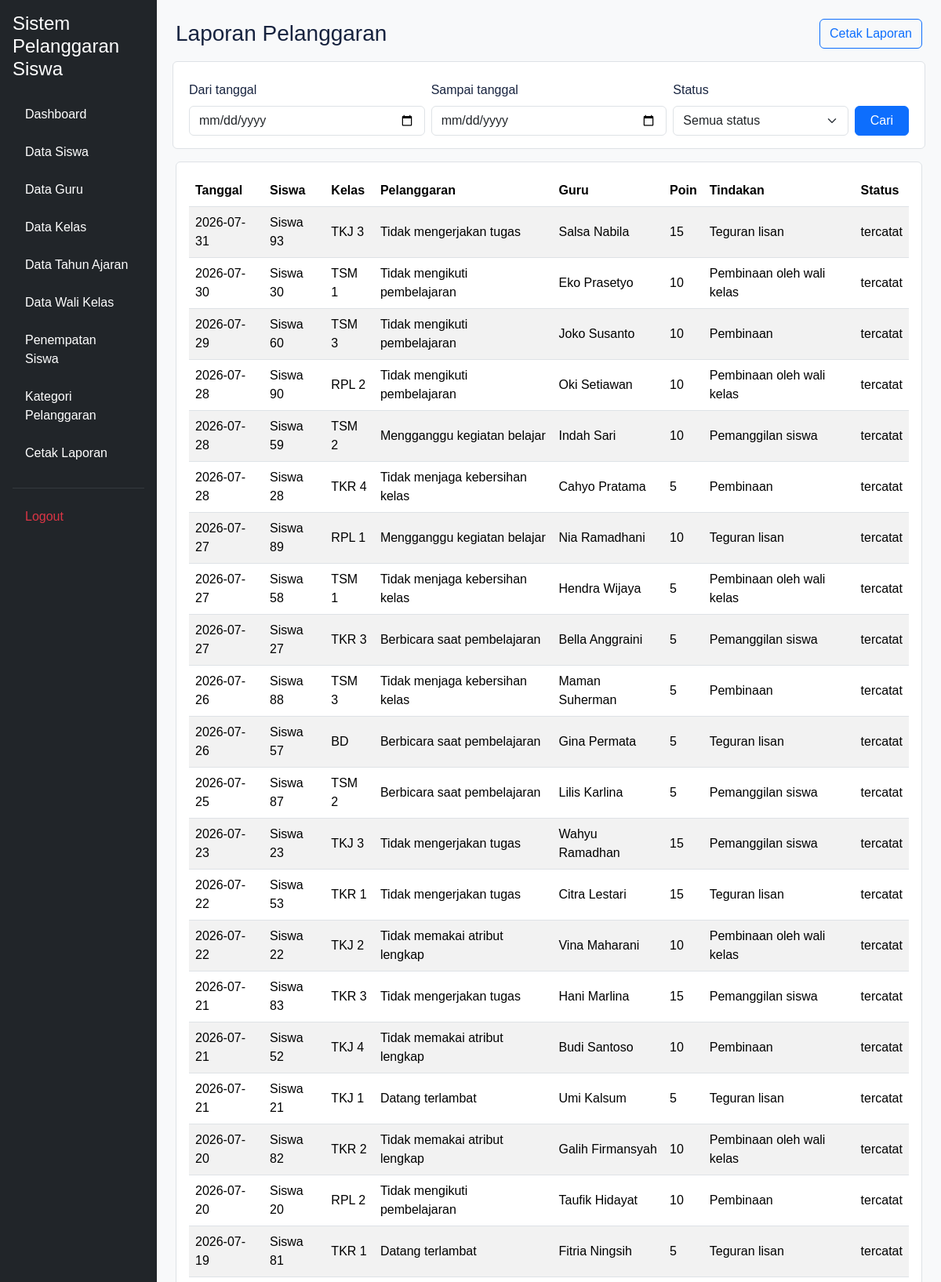
The app's page /laporan.php (signed in, upper part) with its own data.
### tables this page shows
CREATE TABLE `t_pelanggaran_siswa` (
  `id` int(11) NOT NULL,
  `tahun_ajaran_id` int(11) DEFAULT NULL,
  `siswa_id` int(11) DEFAULT NULL,
  `nama_siswa` varchar(150) NOT NULL,
  `kelas_id` int(11) DEFAULT NULL,
  `nama_kelas` varchar(100) NOT NULL,
  `pelanggaran_id` int(11) DEFAULT NULL,
  `nama_pelanggaran` varchar(150) NOT NULL,
  `pelanggaran_kategori_id` int(11) DEFAULT NULL,
  `guru_id` int(11) DEFAULT NULL,
  `nama_guru` varchar(150) NOT NULL,
  `tanggal` date DEFAULT NULL,
  `keterangan` text NOT NULL,
  `poin` int(11) NOT NULL,
  `tindakan` text NOT NULL,
  `status` varchar(30) NOT NULL,
  `created_at` timestamp NOT NULL DEFAULT current_timestamp(),
  `updated_at` timestamp NOT NULL DEFAULT current_timestamp()
);

### includes/akses_pelanggaran.php (called while the page is built, shortened)
<?php
function konteks_akses_pelanggaran(mysqli $koneksi, bool $wali_saja = false): array
{
    $role = strtolower(trim($_SESSION['role'] ?? ''));
    if ($role === 'admin') {
        return [
            'role' => 'admin',
            'guru_id' => null,
            'kelas_ids' => [],
            'is_wali' => false,
        ];
    }
    $user_id = (int)($_SESSION['id_user'] ?? 0);
    $stmt = mysqli_prepare(
        $koneksi,
        'SELECT id FROM t_guru WHERE user_id = ? AND status_aktif = 1 LIMIT 1'
    );
    mysqli_stmt_bind_param($stmt, 'i', $user_id);
    mysqli_stmt_execute($stmt);
    $guru = mysqli_fetch_assoc(mysqli_stmt_get_result($stmt));
    $guru_id = (int)$guru['id'];
    $kelas_ids = [];
    return [
        'role' => 'guru',
        'guru_id' => $guru_id,
        'kelas_ids' => $kelas_ids,
        'is_wali' => (bool)$kelas_ids,
    ];
}
function lingkup_sql_pelanggaran(array $konteks, string $alias = 'ps', bool $kelas_wali = false): string
{
    if ($konteks['role'] === 'admin') {
        return '1 = 1';
    }
    return $alias . '.guru_id = ' . (int)$konteks['guru_id'];
}
?>

### laporan.php (the view, shortened to what this page needs)
<?php
include 'config/koneksi.php';
include 'includes/akses_pelanggaran.php';
$konteks = konteks_akses_pelanggaran($koneksi);
$lingkup = lingkup_sql_pelanggaran($konteks);
$mulai = $_GET['mulai'] ?? '';
$sampai = $_GET['sampai'] ?? '';
$status = $_GET['status'] ?? '';
$tanggal_valid = static function ($nilai): bool {
    if (!is_string($nilai) || !preg_match('/^\d{4}-\d{2}-\d{2}$/', $nilai)) {
        return false;
    }
    $tanggal = DateTime::createFromFormat('!Y-m-d', $nilai);
    return $tanggal && $tanggal->format('Y-m-d') === $nilai;
};
$where = [$lingkup];
if ($tanggal_valid($mulai)) {
    $where[] = "ps.tanggal >= '" . mysqli_real_escape_string($koneksi, $mulai) . "'";
} else {
    $mulai = '';
}
if ($tanggal_valid($sampai)) {
    $where[] = "ps.tanggal <= '" . mysqli_real_escape_string($koneksi, $sampai) . "'";
} else {
    $sampai = '';
}
if (in_array($status, ['Ditindaklanjuti', 'Proses', 'Selesai', 'tercatat'], true)) {
    $where[] = "ps.status = '" . mysqli_real_escape_string($koneksi, $status) . "'";
} else {
    $status = '';
}
$hasil = mysqli_query(
    $koneksi,
    "SELECT ps.nama_siswa, ps.nama_kelas, ps.nama_pelanggaran, ps.nama_guru,
            ps.tanggal, ps.poin, ps.tindakan, ps.status
     FROM t_pelanggaran_siswa ps
     WHERE " . implode(' AND ', $where) . '
     ORDER BY ps.tanggal DESC, ps.id DESC'
);
$total_poin = 0;
$jumlah_catatan = 0;
?>
<!DOCTYPE html>
<html lang="id">
<head>
    <link href="https://cdn.jsdelivr.net/npm/bootstrap@5.3.3/dist/css/bootstrap.min.css" rel="stylesheet">
    <link rel="stylesheet" href="layout/style.css">
</head>
<body class="bg-light">
<div class="container-fluid"><div class="row">
    <?php include 'layout/sidebar.php'; ?>
    <main class="col-md-9 col-lg-10 p-4">
        <div class="d-flex flex-wrap justify-content-between align-items-center gap-2 mb-4">
            <h1 class="h3 m-0">Laporan Pelanggaran</h1>
            <a class="btn btn-outline-primary" href="cetak_laporan.php?<?= htmlspecialchars(http_build_query(['mulai' => $mulai, 'sampai' => $sampai, 'status' => $status])) ?>" target="_blank">Cetak Laporan</a>
        </div>
        <form method="get" class="row g-2 align-items-end bg-white border rounded p-3 mb-3">
            <div class="col-sm-4"><label class="form-label" for="mulai">Dari tanggal</label><input id="mulai" type="date" name="mulai" value="<?= htmlspecialchars($mulai) ?>" class="form-control"></div>
            <div class="col-sm-4"><label class="form-label" for="sampai">Sampai tanggal</label><input id="sampai" type="date" name="sampai" value="<?= htmlspecialchars($sampai) ?>" class="form-control"></div>
            <div class="col-sm-3"><label class="form-label" for="status">Status</label><select id="status" name="status" class="form-select"><option value="">Semua status</option></select></div>
            <div class="col-sm-1"><button class="btn btn-primary w-100" type="submit">Cari</button></div>
        </form>
        <div class="table-responsive bg-white border rounded p-3">
            <table class="table table-striped align-middle">
                <thead><tr><th>Tanggal</th><th>Siswa</th><th>Kelas</th><th>Pelanggaran</th><th>Guru</th><th>Poin</th><th>Tindakan</th><th>Status</th></tr></thead>
                <tbody>
                <?php while ($row = mysqli_fetch_assoc($hasil)): $total_poin += (int)$row['poin']; $jumlah_catatan++; ?>
                    <tr><td><?= htmlspecialchars($row['tanggal'] ?? '-') ?></td><td><?= htmlspecialchars($row['nama_siswa']) ?></td><td><?= htmlspecialchars($row['nama_kelas']) ?></td><td><?= htmlspecialchars($row['nama_pelanggaran']) ?></td><td><?= htmlspecialchars($row['nama_guru']) ?></td><td><?= (int)$row['poin'] ?></td><td><?= htmlspecialchars($row['tindakan']) ?></td><td><?= htmlspecialchars($row['status']) ?></td></tr>
                <?php endwhile; ?>
                </tbody>
            </table>
        </div>
    </main>
</div></div>
</body>
</html>

### layout/style.css (style rules this page uses)
:root { --primary: #3659d9; --navy: #17233f; --background: #f4f6fb; --text-muted: #778198; --border: #e8ecf4; }
* { box-sizing: border-box; }
body { margin: 0; font-family: 'Poppins', sans-serif; background: var(--background); color: var(--navy); }

### records on screen
t_pelanggaran_siswa: tanggal "2026-07-31", nama_siswa "Siswa 93", nama_kelas "TKJ 3", nama_pelanggaran "Tidak mengerjakan tugas", nama_guru "Salsa Nabila", poin "15", tindakan "Teguran lisan", status "tercatat"
t_pelanggaran_siswa: tanggal "2026-07-30", nama_siswa "Siswa 30", nama_kelas "TSM 1", nama_pelanggaran "Tidak mengikuti pembelajaran", nama_guru "Eko Prasetyo", poin "10", tindakan "Pembinaan oleh wali kelas", status "tercatat"
t_pelanggaran_siswa: tanggal "2026-07-29", nama_siswa "Siswa 60", nama_kelas "TSM 3", nama_pelanggaran "Tidak mengikuti pembelajaran", nama_guru "Joko Susanto", poin "10", tindakan "Pembinaan", status "tercatat"
t_pelanggaran_siswa: tanggal "2026-07-28", nama_siswa "Siswa 90", nama_kelas "RPL 2", nama_pelanggaran "Tidak mengikuti pembelajaran", nama_guru "Oki Setiawan", poin "10", tindakan "Pembinaan oleh wali kelas", status "tercatat"
t_pelanggaran_siswa: tanggal "2026-07-28", nama_siswa "Siswa 59", nama_kelas "TSM 2", nama_pelanggaran "Mengganggu kegiatan belajar", nama_guru "Indah Sari", poin "10", tindakan "Pemanggilan siswa", status "tercatat"
t_pelanggaran_siswa: tanggal "2026-07-28", nama_siswa "Siswa 28", nama_kelas "TKR 4", nama_pelanggaran "Tidak menjaga kebersihan kelas", nama_guru "Cahyo Pratama", poin "5", tindakan "Pembinaan", status "tercatat"
t_pelanggaran_siswa: tanggal "2026-07-27", nama_siswa "Siswa 89", nama_kelas "RPL 1", nama_pelanggaran "Mengganggu kegiatan belajar", nama_guru "Nia Ramadhani", poin "10", tindakan "Teguran lisan", status "tercatat"
t_pelanggaran_siswa: tanggal "2026-07-27", nama_siswa "Siswa 58", nama_kelas "TSM 1", nama_pelanggaran "Tidak menjaga kebersihan kelas", nama_guru "Hendra Wijaya", poin "5", tindakan "Pembinaan oleh wali kelas", status "tercatat"
t_pelanggaran_siswa: tanggal "2026-07-27", nama_siswa "Siswa 27", nama_kelas "TKR 3", nama_pelanggaran "Berbicara saat pembelajaran", nama_guru "Bella Anggraini", poin "5", tindakan "Pemanggilan siswa", status "tercatat"
t_pelanggaran_siswa: tanggal "2026-07-26", nama_siswa "Siswa 88", nama_kelas "TSM 3", nama_pelanggaran "Tidak menjaga kebersihan kelas", nama_guru "Maman Suherman", poin "5", tindakan "Pembinaan", status "tercatat"
t_pelanggaran_siswa: tanggal "2026-07-26", nama_siswa "Siswa 57", nama_kelas "BD", nama_pelanggaran "Berbicara saat pembelajaran", nama_guru "Gina Permata", poin "5", tindakan "Teguran lisan", status "tercatat"
t_pelanggaran_siswa: tanggal "2026-07-25", nama_siswa "Siswa 87", nama_kelas "TSM 2", nama_pelanggaran "Berbicara saat pembelajaran", nama_guru "Lilis Karlina", poin "5", tindakan "Pemanggilan siswa", status "tercatat"
t_pelanggaran_siswa: tanggal "2026-07-23", nama_siswa "Siswa 23", nama_kelas "TKJ 3", nama_pelanggaran "Tidak mengerjakan tugas", nama_guru "Wahyu Ramadhan", poin "15", tindakan "Pemanggilan siswa", status "tercatat"
t_pelanggaran_siswa: tanggal "2026-07-22", nama_siswa "Siswa 53", nama_kelas "TKR 1", nama_pelanggaran "Tidak mengerjakan tugas", nama_guru "Citra Lestari", poin "15", tindakan "Teguran lisan", status "tercatat"
t_pelanggaran_siswa: tanggal "2026-07-22", nama_siswa "Siswa 22", nama_kelas "TKJ 2", nama_pelanggaran "Tidak memakai atribut lengkap", nama_guru "Vina Maharani", poin "10", tindakan "Pembinaan oleh wali kelas", status "tercatat"
t_pelanggaran_siswa: tanggal "2026-07-21", nama_siswa "Siswa 83", nama_kelas "TKR 3", nama_pelanggaran "Tidak mengerjakan tugas", nama_guru "Hani Marlina", poin "15", tindakan "Pemanggilan siswa", status "tercatat"
t_pelanggaran_siswa: tanggal "2026-07-21", nama_siswa "Siswa 52", nama_kelas "TKJ 4", nama_pelanggaran "Tidak memakai atribut lengkap", nama_guru "Budi Santoso", poin "10", tindakan "Pembinaan", status "tercatat"
t_pelanggaran_siswa: tanggal "2026-07-21", nama_siswa "Siswa 21", nama_kelas "TKJ 1", nama_pelanggaran "Datang terlambat", nama_guru "Umi Kalsum", poin "5", tindakan "Teguran lisan", status "tercatat"
t_pelanggaran_siswa: tanggal "2026-07-20", nama_siswa "Siswa 82", nama_kelas "TKR 2", nama_pelanggaran "Tidak memakai atribut lengkap", nama_guru "Galih Firmansyah", poin "10", tindakan "Pembinaan oleh wali kelas", status "tercatat"
t_pelanggaran_siswa: tanggal "2026-07-20", nama_siswa "Siswa 20", nama_kelas "RPL 2", nama_pelanggaran "Tidak mengikuti pembelajaran", nama_guru "Taufik Hidayat", poin "10", tindakan "Pembinaan", status "tercatat"
t_pelanggaran_siswa: tanggal "2026-07-19", nama_siswa "Siswa 81", nama_kelas "TKR 1", nama_pelanggaran "Datang terlambat", nama_guru "Fitria Ningsih", poin "5", tindakan "Teguran lisan", status "tercatat"
